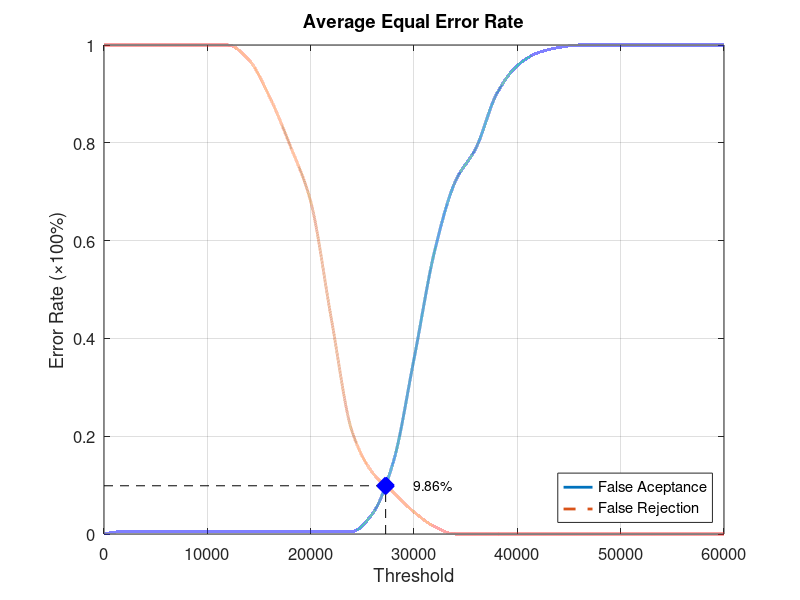
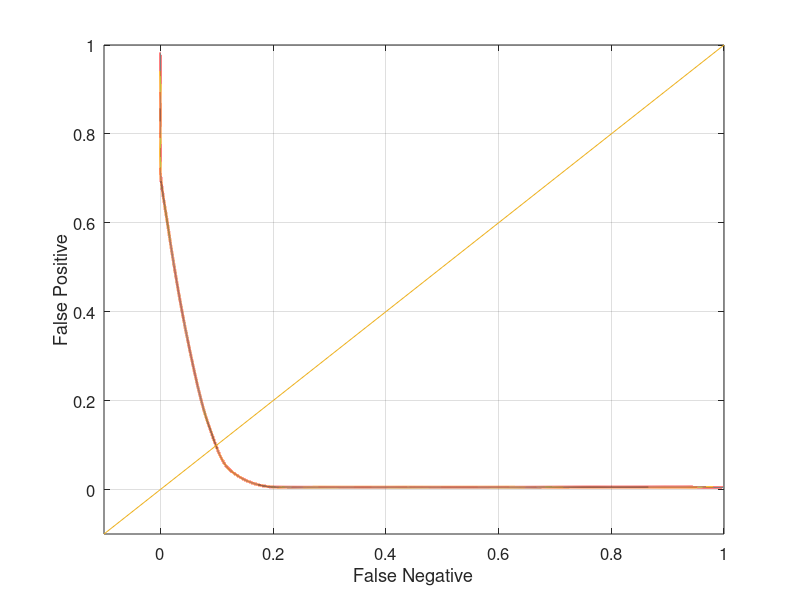

The MATLAB source for these figures, in order:
function yEER = Database5_2
close all;
clear;
clc;
x = 0:2000:60000;
xq = 0:0.5:60000;

y0 = [0 0.00526316 0.00526316 0.00526316 0.00526316 0.00526316 0.00526316 0.00526316 0.00526316 0.00526316 0.00526316 0.00526316 0.00526316 0.0421053 0.147368 0.357895 0.578947 0.721053 0.789474 0.9 0.957895 0.984211 0.994737 1 1 1 1 1 1 1 1];
yy0 = interp1(x, y0, xq, 'pchip');
y1 = [1 1 1 1 1 1 1 0.97 0.895 0.795 0.68 0.44 0.21 0.125 0.085 0.045 0.015 0 0 0 0 0 0 0 0 0 0 0 0 0 0];
yy1 = interp1(x, y1, xq, 'pchip');

% Calculating EER: 
y2 = abs(y0 - y1);
find(y2 == min(y2))
yy2 = abs(yy0 - yy1);
xEER = find(yy2 == min(yy2));
xEERIndex = xq(xEER) % X-axis EER
yEER = yy0(xEER) % Y-axis EER

main = figure
plot(xq, yy0,'-','LineWidth', 2);	hold on
plot(xq, yy1,'--','LineWidth', 2);	hold on
plot([xEERIndex xEERIndex], [0 yEER], 'k--');	hold on
plot([0 xEERIndex], [yEER yEER], 'k--');	hold on
plot(xEERIndex, yEER, 'bx', 'LineWidth', 10);	hold on
text(xEERIndex + 10 * xEERIndex / 100, yEER, [num2str(round((10000 * yEER)) / 100) '%'])
legend('False Aceptance', 'False Rejection', 'Location', 'SouthEast')
xlabel('Threshold')
ylabel('Error Rate (\times100%)')
title('Average Equal Error Rate')
set(gca, 'FontSize', 12)
axis([0 60000 0 1])
grid on

print(main, 'Database5_2Main', '-dpng');
FNRxFPR = figure('Color', [1 1 1]);
plot(yy1, yy0, '-', yy1, yy0, 'LineWidth', 2);
hold on
y = -0.1:0.1:1
plot(y, y); 
set(gca, 'FontSize', 12)
xlabel('False Negative')
ylabel('False Positive')
axis([-0.1 1 -0.1 1])
set(gca, 'FontSize', 12)
grid on

print(FNRxFPR, 'Database5_2FNRxFPR','-dpng');
end
